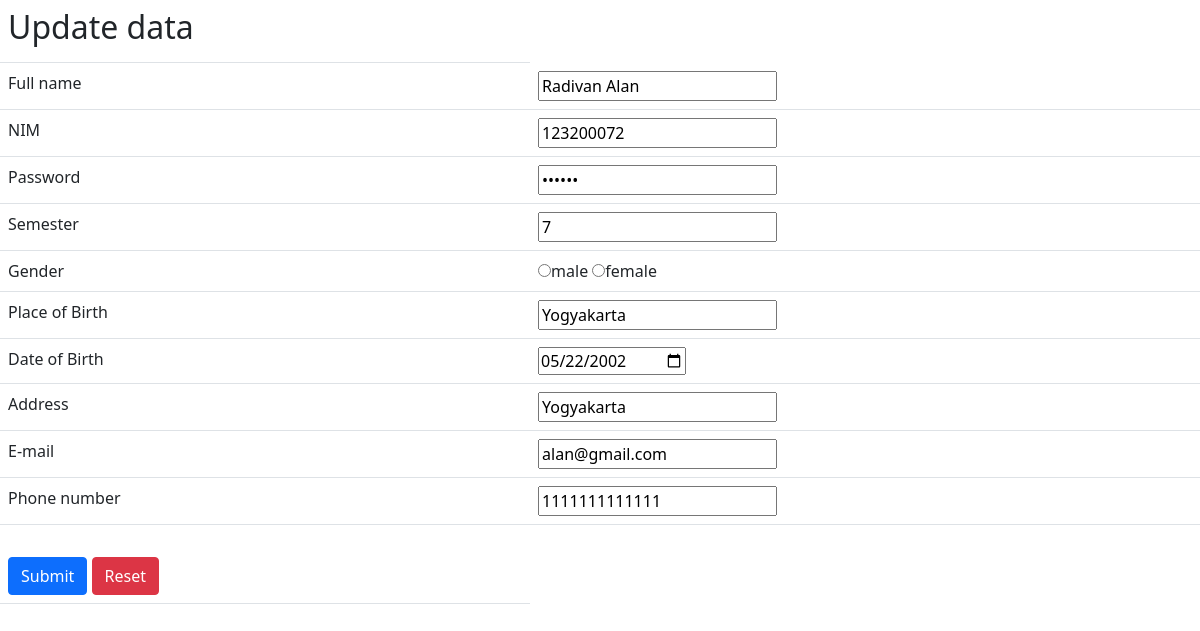
The page /FP_PPW/edit.php?nim=123200072 on the database its author committed.
### tables this page shows
CREATE TABLE `mahasiswa` (
  `name` varchar(50) NOT NULL,
  `nim` int(10) NOT NULL,
  `semester` int(1) NOT NULL,
  `gender` varchar(10) NOT NULL,
  `place` varchar(30) NOT NULL,
  `date` date NOT NULL,
  `address` varchar(50) NOT NULL,
  `email` varchar(30) NOT NULL,
  `phone_number` text NOT NULL,
  `password` text NOT NULL
);

### FP_PPW/edit.php (the view, shortened to what this page needs)
<?php
    include 'db.php';
    $nim = $_GET['nim'];
    $syntax = mysqli_query($mydb,"SELECT * FROM mahasiswa WHERE nim='$nim'");
    $data = mysqli_fetch_array($syntax);
?>
<!DOCTYPE html>
<html lang="en">
<head>
    <link href="https://cdn.jsdelivr.net/npm/bootstrap@5.1.3/dist/css/bootstrap.min.css" rel="stylesheet"
>
</head>
<body>
    <form action="edit_action.php?nim=<?php echo $nim; ?>" method="post">
        <table class="table">
            <tr>
                <td>
                    <h2>Update data</h2>
                </td>
            </tr>
            <tr>
                <td>Full name</td>
                <td><input type="text" name="name" value="<?php echo $data['name'] ?>"></td>
            </tr>
            <tr>
                <td>NIM</td>
                <td><input type="text" name="nim" value="<?php echo $data['nim'] ?>"></td>
            </tr>
            <tr>
                <td>Password</td>
                <td><input type="password" name="password"  value="<?php echo $data['password'] ?>"></td>
            </tr>
            <tr>
                <td>Semester</td>
                <td><input type="number" name="semester" value="<?php echo $data['semester'] ?>"> </td>
            </tr>
            <tr>
                <td>Gender</td>
                <td><input id="cek" type="radio" name='gender' value='male' />male
                    <input id="cek" type="radio" name='gender' value='female' />female
                </td>
            </tr>
            <tr>
                <td>Place of Birth</td>
                <td><input type="text" name="place" value="<?php echo $data['place'] ?>"> </td>
            </tr>
            <tr>
                <td>Date of Birth</td>
                <td><input type="date" name="date" value="<?php echo $data['date'] ?>"></td>
            </tr>
            <tr>
                <td>Address</td>
                <td><input type="text" name="address" value="<?php echo $data['address']?>" cols="22" rows="3"
                        name="address" value="<?php echo $data['address']?>"></td>
            </tr>
            <tr>
                <td>E-mail</td>
                <td><input type="email" name="email" value="<?php echo $data['email']?>"></td>
            </tr>
            <tr>
                <td>Phone number</td>
                <td><input type="text" name="phone_number" value="<?php echo $data['phone_number']?>"></td>
            </tr>
            <tr>
                <td>
                    <br>
                    <input type="submit" name="submit" class="btn btn-primary">
                    <input type="reset" name="reset" class="btn btn-danger" />
                </td>
            </tr>
        </table>
    </form>
</body>
</html>

### rows shown on the page
mahasiswa: name "Radivan Alan", nim "123200072", semester "7", place "Yogyakarta", date "05/22/2002", address "Yogyakarta", email "alan@gmail.com", phone_number "1111111111111"
